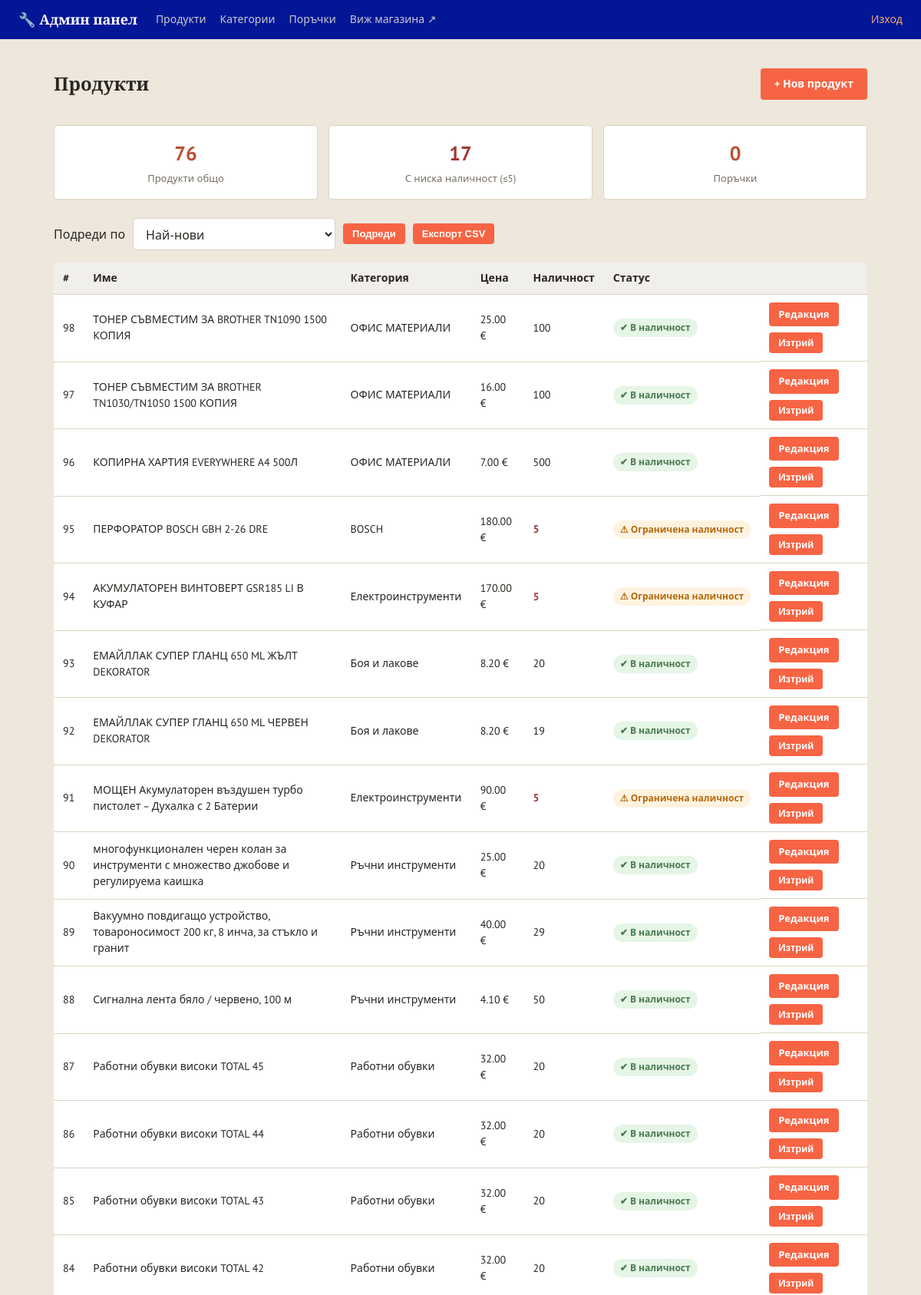
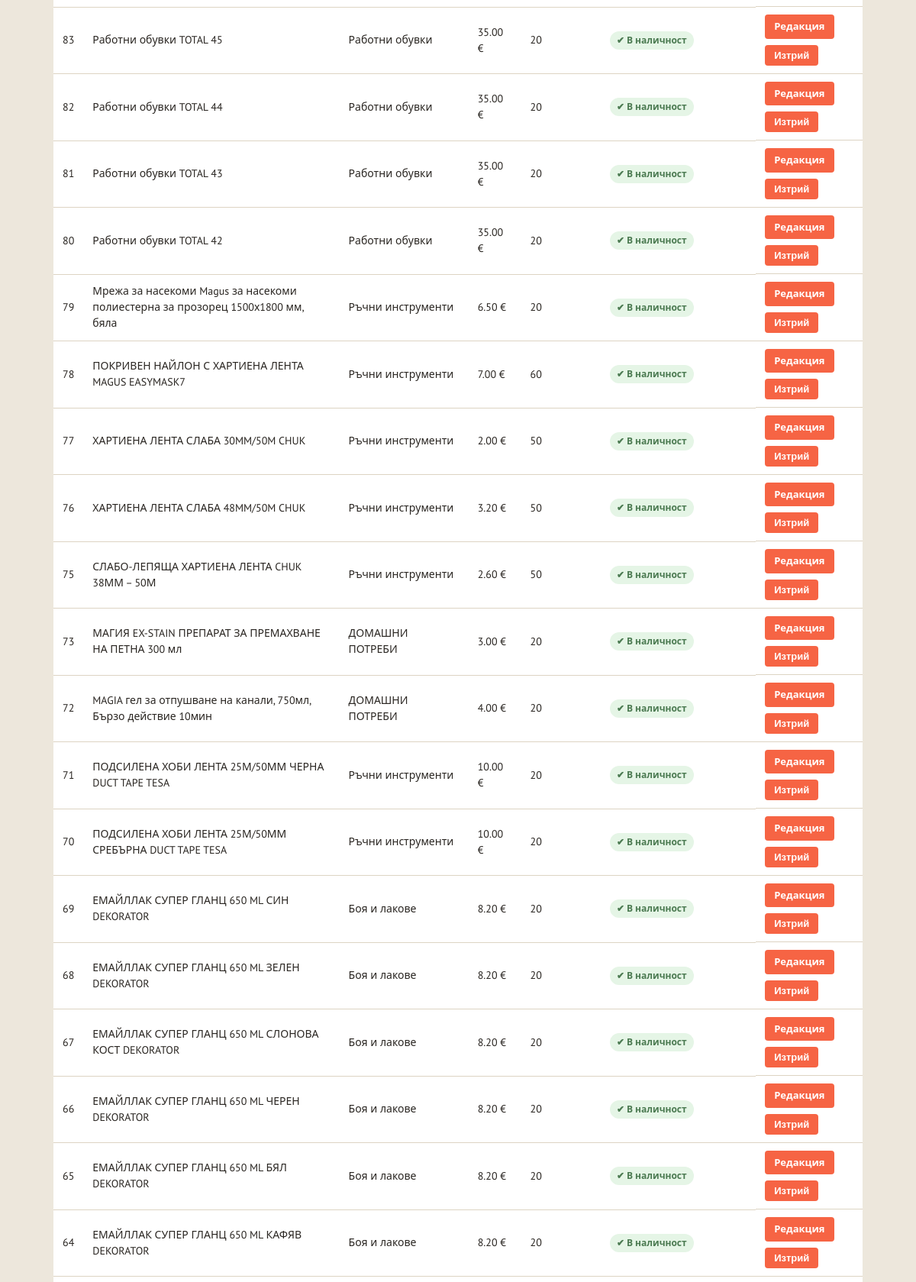
/admin (signed in, upper part), run on the app's committed database (2 pictures, top to bottom).
### models.py (models this page shows, shortened)
class Product(db.Model):
    __tablename__ = 'products'
    id = db.Column(db.Integer, primary_key=True)
    name = db.Column(db.String(200), nullable=False)
    description = db.Column(db.Text, default='')
    price = db.Column(db.Float, nullable=False)
    stock = db.Column(db.Integer, default=0)
    availability = db.Column(db.String(16), nullable=False, default='in_stock')
    image_url = db.Column(db.String(300), default='')
    category_id = db.Column(db.Integer, db.ForeignKey('categories.id'), nullable=False)
    AVAILABILITY_CHOICES = ('in_stock', 'limited', 'on_order')
    AVAILABILITY_LABELS = {'in_stock': 'В наличност', 'limited': 'Ограничена наличност',
                           'on_order': 'По поръчка'}
    AVAILABILITY_BADGE_CLASS = {'in_stock': 'stock-ok', 'limited': 'stock-limited', 'on_order': 'stock-onorder'}
    AVAILABILITY_ICONS = {'in_stock': '✔', 'limited': '⚠', 'on_order': '⏳'}

class Category(db.Model):
    __tablename__ = 'categories'
    id = db.Column(db.Integer, primary_key=True)
    name = db.Column(db.String(100), nullable=False, unique=True)
    image_url = db.Column(db.String(300), default='')
    products = db.relationship('Product', backref='category', lazy=True)

### app.py (the view)
@app.route('/admin')
@admin_required
def admin_dashboard():
    sort = selected_sort(ADMIN_PRODUCT_SORTS)
    products = sorted_products(Product.query, sort)
    low_stock_count = Product.query.filter(Product.stock <= 5).count()
    orders_count = Order.query.count()
    new_orders_count = Order.query.filter_by(status='нова').count()
    return render_template('admin/dashboard.html', products=products,
                           low_stock_count=low_stock_count, orders_count=orders_count,
                           new_orders_count=new_orders_count, sort=sort,
                           sort_options=ADMIN_PRODUCT_SORTS)

### app.py (called while the page is built)
@app.context_processor
def inject_whatsapp_number():
    return {'whatsapp_number': app.config['WHATSAPP_NUMBER'], 'asset_version': app.config['ASSET_VERSION']}

@app.context_processor
def inject_canonical_url():
    public_pages = {'index', 'category_view', 'product_view', 'contacts', 'returns_policy'}
    canonical_url = None
    if request.endpoint in public_pages and request.method in ('GET', 'HEAD'):
        canonical_url = app.config['CANONICAL_SITE_URL'] + url_for(
            request.endpoint, _external=False, **(request.view_args or {})
        )
    return {'canonical_url': canonical_url}

@app.before_request
def redirect_www_domain():
    if request.method in ('GET', 'HEAD') and request.host.partition(':')[0].lower() == 'www.e-jelezaria.bg':
        path = request.full_path.rstrip('?') if not request.query_string else request.full_path
        return redirect(app.config['CANONICAL_SITE_URL'] + path, code=301)

@app.context_processor
def inject_category_icons():
    return {'category_icons': CATEGORY_ICONS}

@app.context_processor
def inject_availability_info():
    return {'availability_labels': Product.AVAILABILITY_LABELS,
            'availability_badge_class': Product.AVAILABILITY_BADGE_CLASS,
            'availability_icons': Product.AVAILABILITY_ICONS}

def admin_required(view_func):
    @wraps(view_func)
    def wrapper(*args, **kwargs):
        if not session.get('is_admin'):
            flash('Моля, влезте в системата.', 'error')
            return redirect(url_for('admin_login', next=request.path))
        return view_func(*args, **kwargs)
    return wrapper

def selected_sort(options):
    value = request.args.get('sort', 'newest')
    return value if value in options else 'newest'

def sorted_products(query, sort):
    if sort in ('name_asc', 'name_desc'):
        return sorted(query.order_by(Product.id.asc()).all(),
                      key=lambda p: p.name.casefold(), reverse=sort == 'name_desc')
    ordering = {
        'newest': Product.id.desc(), 'oldest': Product.id.asc(),
        'price_asc': Product.price.asc(), 'price_desc': Product.price.desc(),
        'stock_asc': Product.stock.asc(), 'stock_desc': Product.stock.desc(),
    }
    return query.order_by(ordering[sort], Product.id.asc()).all()

### templates/admin/dashboard.html (shortened to what this page needs)
{% extends 'admin/base.html' %}
{% block content %}
<div class="admin-header-row">
    <h1 class="page-title">Продукти</h1>
    <a href="{{ url_for('admin_product_new') }}" class="btn">+ Нов продукт</a>
</div>
<div class="admin-stats">
    <div class="stat-card">
        <div class="stat-number">{{ products|length }}</div>
        <div class="stat-label">Продукти общо</div>
    </div>
    <div class="stat-card {% if low_stock_count %}stat-warning{% endif %}">
        <div class="stat-number">{{ low_stock_count }}</div>
        <div class="stat-label">С ниска наличност (≤5)</div>
    </div>
    <a href="{{ url_for('admin_orders') }}" class="stat-card stat-link {% if new_orders_count %}stat-warning{% endif %}">
        <div class="stat-number">{{ orders_count }}</div>
        <div class="stat-label">Поръчки{% if new_orders_count %} · {{ new_orders_count }} нови{% endif %}</div>
    </a>
</div>
<form class="list-toolbar" method="get">
    {% include 'sort_select.html' %}
    <button type="submit" class="btn btn-small">Подреди</button>
    <button type="submit" class="btn btn-small" formaction="{{ url_for('admin_products_export') }}">Експорт CSV</button>
</form>
{% if products %}
<table class="admin-table">
    <thead>
        <tr>
            <th>#</th>
            <th>Име</th>
            <th>Категория</th>
            <th>Цена</th>
            <th>Наличност</th>
            <th>Статус</th>
            <th></th>
        </tr>
    </thead>
    <tbody>
        {% for p in products %}
        <tr>
            <td>{{ p.id }}</td>
            <td>{{ p.name }}</td>
            <td>{{ p.category.name }}</td>
            <td>{{ '%.2f'|format(p.price) }} €</td>
            <td class="{% if p.stock <= 5 %}stock-low{% endif %}">{{ p.stock }}</td>
            <td><span class="availability-chip {{ availability_badge_class[p.availability] }}">{{ availability_icons[p.availability] }} {{ availability_labels[p.availability] }}</span></td>
            <td class="admin-actions">
                <a href="{{ url_for('admin_product_edit', product_id=p.id) }}" class="btn btn-small">Редакция</a>
                <form action="{{ url_for('admin_product_delete', product_id=p.id) }}" method="post"
                      onsubmit="return confirm('Изтриване на \'{{ p.name }}\'?');">
                    <button type="submit" class="btn btn-small btn-danger">Изтрий</button>
                </form>
            </td>
        </tr>
        {% endfor %}
    </tbody>
</table>
{% else %}
<p class="empty-msg">Все още няма продукти. <a href="{{ url_for('admin_product_new') }}">Добавете първия</a>.</p>
{% endif %}
{% endblock %}

### static/css/style.css (style rules this page uses)
:root { --steel: #0623e8; --steel-dark: #031696; --accent: #f66444; --accent-dark: #bf4e35; --highlight: #d9a441; --bg: #ede7dc; --card-bg: #ffffff; --border: #ddd4c3; --text: #2a2622; --text-light: #766f62; --success: #4b7a51; --danger: #a23636; --radius: 4px; }
* { box-sizing: border-box; }
body { margin: 0; font-family: 'PT Sans', 'Segoe UI', Roboto, Arial, sans-serif; background: var(--bg); color: var(--text); line-height: 1.5; }
h1, h2, h3, .brand, .hero h1 { font-family: 'Bitter', Georgia, serif; }
a { color: inherit; text-decoration: none; }
.page-title { font-size: 24px; margin-bottom: 16px; }
.btn { display: inline-block; background: var(--accent); color: #fff; border: none; padding: 10px 18px; border-radius: var(--radius); font-weight: 600; cursor: pointer; font-size: 14px; }
.btn-small { padding: 6px 12px; font-size: 13px; }
.stock-ok { color: var(--success); font-weight: 600; }
.stock-limited { color: #b5680a; font-weight: 600; }
.availability-chip { display: inline-block; padding: 3px 9px; border-radius: 20px; font-size: 12px; font-weight: 700; white-space: nowrap; margin: 4px 0; }
.availability-chip.stock-ok { background: #e5f5e6; }
.availability-chip.stock-limited { background: #fff3e0; }
.list-toolbar { display: flex; flex-wrap: wrap; align-items: center; gap: 10px; margin: 16px 0; }

### static/css/admin.css (style rules this page uses)
.admin-body { background: var(--bg); }
.admin-header-row { display: flex; align-items: center; justify-content: space-between; margin-bottom: 20px; }
.admin-stats { display: grid; grid-template-columns: repeat(auto-fit, minmax(160px, 1fr)); gap: 14px; margin-bottom: 24px; }
.stat-card { background: var(--card-bg); border: 1px solid var(--border); border-radius: var(--radius); padding: 16px; text-align: center; }
.stat-number { font-size: 26px; font-weight: 700; color: var(--accent-dark); }
.stat-label { font-size: 13px; color: var(--text-light); margin-top: 4px; }
.stat-warning .stat-number { color: var(--danger); }
.admin-table { width: 100%; border-collapse: collapse; background: var(--card-bg); border-radius: var(--radius); overflow: hidden; }
.admin-table th, .admin-table td { padding: 10px 12px; border-bottom: 1px solid var(--border); text-align: left; font-size: 14px; }
.admin-table th { background: #f0efec; }
.admin-actions { display: flex; gap: 8px; flex-wrap: wrap; align-items: center; }
.stock-low { color: var(--danger); font-weight: 700; }
.btn-danger { background: var(--danger); }
.stat-link { text-decoration: none; display: block; }

### data on the page
Product: id "98", name "ТОНЕР СЪВМЕСТИМ ЗА BROTHER TN1090 1500 КОПИЯ", category.name "ОФИС МАТЕРИАЛИ", price "25.00", stock "100", availability "✔", availability "В наличност"
Product: id "97", name "ТОНЕР СЪВМЕСТИМ ЗА BROTHER TN1030/TN1050 1500 КОПИЯ", category.name "ОФИС МАТЕРИАЛИ", price "16.00", stock "100", availability "✔", availability "В наличност"
Product: id "96", name "КОПИРНА ХАРТИЯ EVERYWHERE A4 500Л", category.name "ОФИС МАТЕРИАЛИ", price "7.00", stock "500", availability "✔", availability "В наличност"
Product: id "95", name "ПЕРФОРАТОР BOSCH GBH 2-26 DRE", category.name "BOSCH", price "180.00", stock "5", availability "⚠", availability "Ограничена наличност"
Product: id "94", name "АКУМУЛАТОРЕН ВИНТОВЕРТ GSR185 LI В КУФАР", category.name "Електроинструменти", price "170.00", stock "5", availability "⚠", availability "Ограничена наличност"
Product: id "93", name "ЕМАЙЛЛАК СУПЕР ГЛАНЦ 650 ML ЖЪЛТ DEKORATOR", category.name "Боя и лакове", price "8.20", stock "20", availability "✔", availability "В наличност"
Product: id "92", name "ЕМАЙЛЛАК СУПЕР ГЛАНЦ 650 ML ЧЕРВЕН DEKORATOR", category.name "Боя и лакове", price "8.20", stock "19", availability "✔", availability "В наличност"
Product: id "91", name "МОЩЕН Акумулаторен въздушен турбо пистолет – Духалка с 2 Батерии", category.name "Електроинструменти", price "90.00", stock "5", availability "⚠", availability "Ограничена наличност"
Product: id "90", name "многофункционален черен колан за инструменти с множество джобове и регулируема каишка", category.name "Ръчни инструменти", price "25.00", stock "20", availability "✔", availability "В наличност"
Product: id "89", name "Вакуумно повдигащо устройство, товароносимост 200 кг, 8 инча, за стъкло и гранит", category.name "Ръчни инструменти", price "40.00", stock "29", availability "✔", availability "В наличност"
Product: id "88", name "Сигнална лента бяло / червено, 100 м", category.name "Ръчни инструменти", price "4.10", stock "50", availability "✔", availability "В наличност"
Product: id "87", name "Работни обувки високи TOTAL 45", category.name "Работни обувки", price "32.00", stock "20", availability "✔", availability "В наличност"
Product: id "86", name "Работни обувки високи TOTAL 44", category.name "Работни обувки", price "32.00", stock "20", availability "✔", availability "В наличност"
Product: id "85", name "Работни обувки високи TOTAL 43", category.name "Работни обувки", price "32.00", stock "20", availability "✔", availability "В наличност"
Product: id "84", name "Работни обувки високи TOTAL 42", category.name "Работни обувки", price "32.00", stock "20", availability "✔", availability "В наличност"
Product: id "83", name "Работни обувки TOTAL 45", category.name "Работни обувки", price "35.00", stock "20", availability "✔", availability "В наличност"
Product: id "82", name "Работни обувки TOTAL 44", category.name "Работни обувки", price "35.00", stock "20", availability "✔", availability "В наличност"
Product: id "81", name "Работни обувки TOTAL 43", category.name "Работни обувки", price "35.00", stock "20", availability "✔", availability "В наличност"
Product: id "80", name "Работни обувки TOTAL 42", category.name "Работни обувки", price "35.00", stock "20", availability "✔", availability "В наличност"
Product: id "79", name "Мрежа за насекоми Magus за насекоми полиестерна за прозорец 1500х1800 мм, бяла", category.name "Ръчни инструменти", price "6.50", stock "20", availability "✔", availability "В наличност"
Product: id "78", name "ПОКРИВЕН НАЙЛОН С ХАРТИЕНА ЛЕНТА MAGUS EASYMASK7", category.name "Ръчни инструменти", price "7.00", stock "60", availability "✔", availability "В наличност"
Product: id "77", name "ХАРТИЕНА ЛЕНТА СЛАБА 30MM/50M CHUK", category.name "Ръчни инструменти", price "2.00", stock "50", availability "✔", availability "В наличност"
Product: id "76", name "ХАРТИЕНА ЛЕНТА СЛАБА 48MM/50M CHUK", category.name "Ръчни инструменти", price "3.20", stock "50", availability "✔", availability "В наличност"
Product: id "75", name "СЛАБО-ЛЕПЯЩА ХАРТИЕНА ЛЕНТА CHUK 38ММ – 50М", category.name "Ръчни инструменти", price "2.60", stock "50", availability "✔", availability "В наличност"
Product: id "73", name "МАГИЯ EX-STAIN ПРЕПАРАТ ЗА ПРЕМАХВАНЕ НА ПЕТНА 300 мл", category.name "ДОМАШНИ ПОТРЕБИ", price "3.00", stock "20", availability "✔", availability "В наличност"
Product: id "72", name "MAGIA гел за отпушване на канали, 750мл, Бързо действие 10мин", category.name "ДОМАШНИ ПОТРЕБИ", price "4.00", stock "20", availability "✔", availability "В наличност"
Product: id "71", name "ПОДСИЛЕНА ХОБИ ЛЕНТА 25М/50ММ ЧЕРНА DUCT TAPE TESA", category.name "Ръчни инструменти", price "10.00", stock "20", availability "✔", availability "В наличност"
Product: id "70", name "ПОДСИЛЕНА ХОБИ ЛЕНТА 25М/50ММ СРЕБЪРНА DUCT TAPE TESA", category.name "Ръчни инструменти", price "10.00", stock "20", availability "✔", availability "В наличност"
Product: id "69", name "ЕМАЙЛЛАК СУПЕР ГЛАНЦ 650 ML СИН DEKORATOR", category.name "Боя и лакове", price "8.20", stock "20", availability "✔", availability "В наличност"
Product: id "68", name "ЕМАЙЛЛАК СУПЕР ГЛАНЦ 650 ML ЗЕЛЕН DEKORATOR", category.name "Боя и лакове", price "8.20", stock "20", availability "✔", availability "В наличност"
Product: id "67", name "ЕМАЙЛЛАК СУПЕР ГЛАНЦ 650 ML СЛОНОВА КОСТ DEKORATOR", category.name "Боя и лакове", price "8.20", stock "20", availability "✔", availability "В наличност"
Product: id "66", name "ЕМАЙЛЛАК СУПЕР ГЛАНЦ 650 ML ЧЕРЕН DEKORATOR", category.name "Боя и лакове", price "8.20", stock "20", availability "✔", availability "В наличност"
Product: id "65", name "ЕМАЙЛЛАК СУПЕР ГЛАНЦ 650 ML БЯЛ DEKORATOR", category.name "Боя и лакове", price "8.20", stock "20", availability "✔", availability "В наличност"
Product: id "64", name "ЕМАЙЛЛАК СУПЕР ГЛАНЦ 650 ML КАФЯВ DEKORATOR", category.name "Боя и лакове", price "8.20", stock "20", availability "✔", availability "В наличност"

### other printed values
{{ products|length }} "76"
{{ low_stock_count }} "17"
{{ orders_count }} "0"
form field sort "Най-нови"
